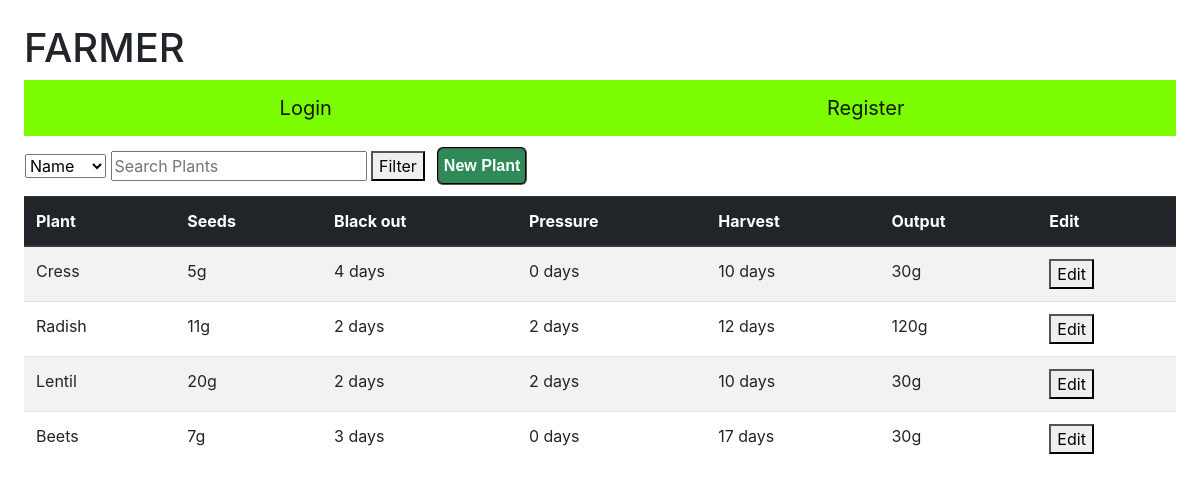
The page /plants on the database as committed earlier.
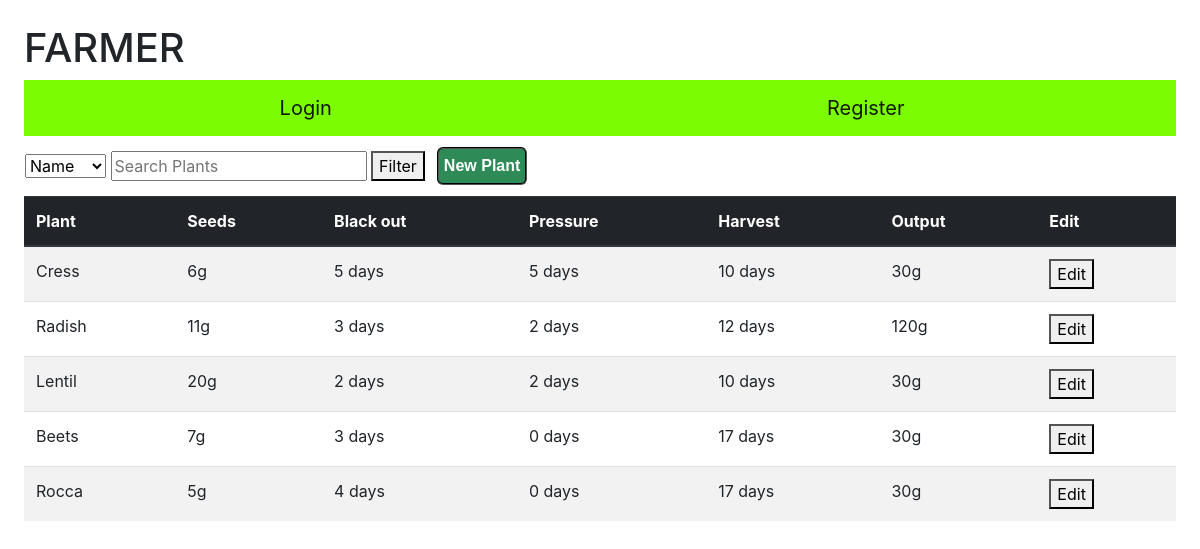
The same page on the database as committed later.
### farmer/models.py (models this page shows, shortened)
class Plant(models.Model):
    name = models.CharField(max_length=255)
    seeds = models.IntegerField()
    pressure = models.IntegerField()
    blackout = models.IntegerField()
    harvest = models.IntegerField()
    output = models.IntegerField()

### farmer/views.py (the view, shortened to what this page needs)
# urls.py: path("plants", views.plants, name="plants"),
def plants(request):
    plantslist = Plant.objects.all()
    return render(request, "farmer/plants.html", {"form": Newplant(), "plants": plantslist})

### farmer/forms.py
class Newplant(forms.Form):
    name = forms.CharField(widget=forms.TextInput(attrs={'class':'toset', 'placeholder':'Plant Name'}),label=(''))
    seeds = forms.IntegerField(widget=forms.NumberInput(attrs={'class':'toset', 'placeholder':'seeds weight'}),label=(''))
    pressure = forms.IntegerField(widget=forms.NumberInput(attrs={'class':'toset', 'placeholder':'days of Presssure'}),label=(''))
    blackout = forms.IntegerField(widget=forms.NumberInput(attrs={'class':'toset', 'placeholder':'days of blackout'}),label=(''))
    harvest = forms.IntegerField(widget=forms.NumberInput(attrs={'class':'toset', 'placeholder':'time to harvest'}),label=(''))
    output = forms.IntegerField(widget=forms.NumberInput(attrs={'class':'toset', 'placeholder':'Harvest output'}),label=(''))

### farmer/templates/farmer/plants.html (shortened to what this page needs)
{% extends "farmer/layout.html" %}
{% block body %}
<table class="filter">
    <tr>
        <td>
            <form action="plants" method="POST">
                <select name="filter">
                <option value="name">Name</option>
                </select>
                <input name="search" type="text" placeholder="Search Plants">
                <button type="submit">Filter</button>
            </form>
        </td>
        <td>
            <button id="myBtn" class="subbtn">New Plant</button>
        </td>
    </tr>
</table>
<table id="planttable" class="table table-striped">
    <thead class="thead-dark">
        <tr>
            <th scope="col">Plant</th>
            <th scope="col">Seeds</th>
            <th scope="col">Black out</th>
            <th scope="col">Pressure</th>
            <th scope="col">Harvest</th>
            <th scope="col">Output</th>
            <th scope="col">Edit</th>
        </tr>
    </thead>
    <tbody>
        {% for i in plants %}
        <tr>
            <td class="name" style="text-transform:capitalize;">{{i.name}}</td>
            <td class="seeds" value="{{i.seeds}}" >{{i.seeds}}g</td>
            <td class="blackout" value="{{i.blackout}}">{{i.blackout}} days</td>
            <td class="pressure" value="{{i.pressure}}">{{i.pressure}} days</td>
            <td class="harvest" value="{{i.harvest}}">{{i.harvest}} days</td>
            <td class="output" value="{{i.output}}">{{i.output}}g</td>
            <td>
                <button class="editplant" value="{{i.id}}" >Edit</button>
            </td>
        </tr>
        {% endfor %}
    </tbody>
</table>
{% endblock %}

Rows that differ between the two databases and show on the page:
changed Plant "Cress": seeds "5" → "6"; blackout "4" → "5"; pressure "0" → "5"
changed Plant "Radish": blackout "2" → "3"
added Plant: name "Rocca", seeds "5", blackout "4", pressure "0", harvest "17", output "30", {{ i.id }} 54 (drawn)
